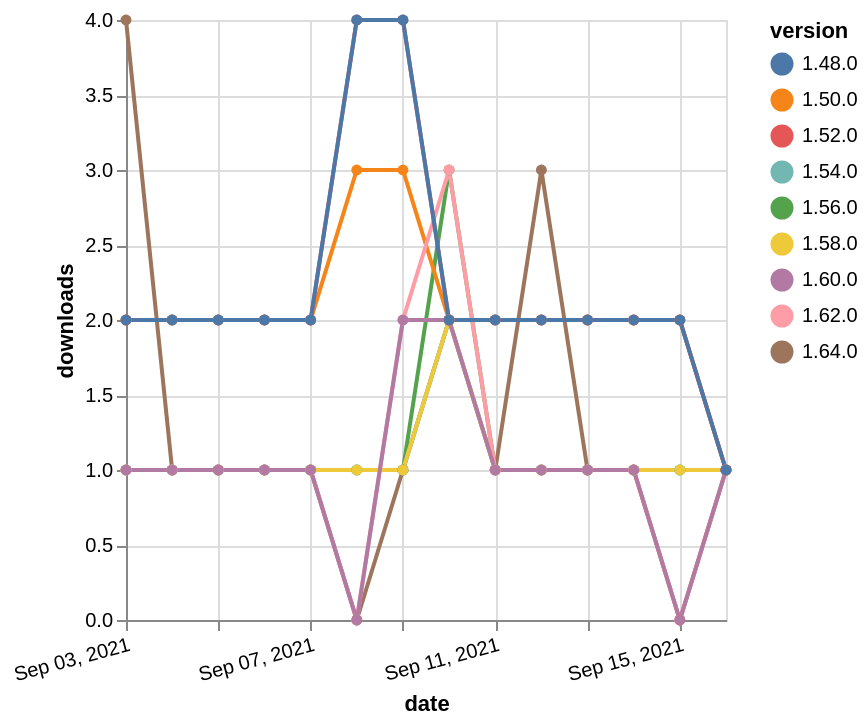

Write the Vega-Lite specification saved for this chart.
### Vega-Lite specification from a JSON file in a GitHub repository (floating-point values rounded to 4 significant figures)
{"$schema": "https://vega.github.io/schema/vega-lite/v5.json", "description": "A simple bar chart with embedded data.", "data": {"values": [{"date": "2021-09-03", "total": 329, "delta": 1, "version": "1.56.0"}, {"date": "2021-09-04", "total": 330, "delta": 1, "version": "1.56.0"}, {"date": "2021-09-05", "total": 331, "delta": 1, "version": "1.56.0"}, {"date": "2021-09-06", "total": 332, "delta": 1, "version": "1.56.0"}, {"date": "2021-09-07", "total": 333, "delta": 1, "version": "1.56.0"}, {"date": "2021-09-08", "total": 334, "delta": 1, "version": "1.56.0"}, {"date": "2021-09-09", "total": 335, "delta": 1, "version": "1.56.0"}, {"date": "2021-09-10", "total": 338, "delta": 3, "version": "1.56.0"}, {"date": "2021-09-11", "total": 339, "delta": 1, "version": "1.56.0"}, {"date": "2021-09-12", "total": 340, "delta": 1, "version": "1.56.0"}, {"date": "2021-09-13", "total": 341, "delta": 1, "version": "1.56.0"}, {"date": "2021-09-14", "total": 342, "delta": 1, "version": "1.56.0"}, {"date": "2021-09-15", "total": 343, "delta": 1, "version": "1.56.0"}, {"date": "2021-09-16", "total": 344, "delta": 1, "version": "1.56.0"}, {"date": "2021-09-03", "total": 120, "delta": 4, "version": "1.64.0"}, {"date": "2021-09-04", "total": 121, "delta": 1, "version": "1.64.0"}, {"date": "2021-09-05", "total": 122, "delta": 1, "version": "1.64.0"}, {"date": "2021-09-06", "total": 123, "delta": 1, "version": "1.64.0"}, {"date": "2021-09-07", "total": 124, "delta": 1, "version": "1.64.0"}, {"date": "2021-09-08", "total": 124, "delta": 0, "version": "1.64.0"}, {"date": "2021-09-09", "total": 125, "delta": 1, "version": "1.64.0"}, {"date": "2021-09-10", "total": 127, "delta": 2, "version": "1.64.0"}, {"date": "2021-09-11", "total": 128, "delta": 1, "version": "1.64.0"}, {"date": "2021-09-12", "total": 131, "delta": 3, "version": "1.64.0"}, {"date": "2021-09-13", "total": 132, "delta": 1, "version": "1.64.0"}, {"date": "2021-09-14", "total": 133, "delta": 1, "version": "1.64.0"}, {"date": "2021-09-15", "total": 133, "delta": 0, "version": "1.64.0"}, {"date": "2021-09-16", "total": 134, "delta": 1, "version": "1.64.0"}, {"date": "2021-09-03", "total": 235, "delta": 1, "version": "1.54.0"}, {"date": "2021-09-04", "total": 236, "delta": 1, "version": "1.54.0"}, {"date": "2021-09-05", "total": 237, "delta": 1, "version": "1.54.0"}, {"date": "2021-09-06", "total": 238, "delta": 1, "version": "1.54.0"}, {"date": "2021-09-07", "total": 239, "delta": 1, "version": "1.54.0"}, {"date": "2021-09-08", "total": 240, "delta": 1, "version": "1.54.0"}, {"date": "2021-09-09", "total": 241, "delta": 1, "version": "1.54.0"}, {"date": "2021-09-10", "total": 243, "delta": 2, "version": "1.54.0"}, {"date": "2021-09-11", "total": 244, "delta": 1, "version": "1.54.0"}, {"date": "2021-09-12", "total": 245, "delta": 1, "version": "1.54.0"}, {"date": "2021-09-13", "total": 246, "delta": 1, "version": "1.54.0"}, {"date": "2021-09-14", "total": 247, "delta": 1, "version": "1.54.0"}, {"date": "2021-09-15", "total": 248, "delta": 1, "version": "1.54.0"}, {"date": "2021-09-16", "total": 249, "delta": 1, "version": "1.54.0"}, {"date": "2021-09-03", "total": 172, "delta": 1, "version": "1.58.0"}, {"date": "2021-09-04", "total": 173, "delta": 1, "version": "1.58.0"}, {"date": "2021-09-05", "total": 174, "delta": 1, "version": "1.58.0"}, {"date": "2021-09-06", "total": 175, "delta": 1, "version": "1.58.0"}, {"date": "2021-09-07", "total": 176, "delta": 1, "version": "1.58.0"}, {"date": "2021-09-08", "total": 177, "delta": 1, "version": "1.58.0"}, {"date": "2021-09-09", "total": 178, "delta": 1, "version": "1.58.0"}, {"date": "2021-09-10", "total": 180, "delta": 2, "version": "1.58.0"}, {"date": "2021-09-11", "total": 181, "delta": 1, "version": "1.58.0"}, {"date": "2021-09-12", "total": 182, "delta": 1, "version": "1.58.0"}, {"date": "2021-09-13", "total": 183, "delta": 1, "version": "1.58.0"}, {"date": "2021-09-14", "total": 184, "delta": 1, "version": "1.58.0"}, {"date": "2021-09-15", "total": 185, "delta": 1, "version": "1.58.0"}, {"date": "2021-09-16", "total": 186, "delta": 1, "version": "1.58.0"}, {"date": "2021-09-03", "total": 2530, "delta": 2, "version": "1.50.0"}, {"date": "2021-09-04", "total": 2532, "delta": 2, "version": "1.50.0"}, {"date": "2021-09-05", "total": 2534, "delta": 2, "version": "1.50.0"}, {"date": "2021-09-06", "total": 2536, "delta": 2, "version": "1.50.0"}, {"date": "2021-09-07", "total": 2538, "delta": 2, "version": "1.50.0"}, {"date": "2021-09-08", "total": 2541, "delta": 3, "version": "1.50.0"}, {"date": "2021-09-09", "total": 2544, "delta": 3, "version": "1.50.0"}, {"date": "2021-09-10", "total": 2546, "delta": 2, "version": "1.50.0"}, {"date": "2021-09-11", "total": 2548, "delta": 2, "version": "1.50.0"}, {"date": "2021-09-12", "total": 2550, "delta": 2, "version": "1.50.0"}, {"date": "2021-09-13", "total": 2552, "delta": 2, "version": "1.50.0"}, {"date": "2021-09-14", "total": 2554, "delta": 2, "version": "1.50.0"}, {"date": "2021-09-15", "total": 2556, "delta": 2, "version": "1.50.0"}, {"date": "2021-09-16", "total": 2557, "delta": 1, "version": "1.50.0"}, {"date": "2021-09-03", "total": 180, "delta": 1, "version": "1.62.0"}, {"date": "2021-09-04", "total": 181, "delta": 1, "version": "1.62.0"}, {"date": "2021-09-05", "total": 182, "delta": 1, "version": "1.62.0"}, {"date": "2021-09-06", "total": 183, "delta": 1, "version": "1.62.0"}, {"date": "2021-09-07", "total": 184, "delta": 1, "version": "1.62.0"}, {"date": "2021-09-08", "total": 184, "delta": 0, "version": "1.62.0"}, {"date": "2021-09-09", "total": 186, "delta": 2, "version": "1.62.0"}, {"date": "2021-09-10", "total": 189, "delta": 3, "version": "1.62.0"}, {"date": "2021-09-11", "total": 190, "delta": 1, "version": "1.62.0"}, {"date": "2021-09-12", "total": 191, "delta": 1, "version": "1.62.0"}, {"date": "2021-09-13", "total": 192, "delta": 1, "version": "1.62.0"}, {"date": "2021-09-14", "total": 193, "delta": 1, "version": "1.62.0"}, {"date": "2021-09-15", "total": 193, "delta": 0, "version": "1.62.0"}, {"date": "2021-09-16", "total": 194, "delta": 1, "version": "1.62.0"}, {"date": "2021-09-03", "total": 154, "delta": 1, "version": "1.60.0"}, {"date": "2021-09-04", "total": 155, "delta": 1, "version": "1.60.0"}, {"date": "2021-09-05", "total": 156, "delta": 1, "version": "1.60.0"}, {"date": "2021-09-06", "total": 157, "delta": 1, "version": "1.60.0"}, {"date": "2021-09-07", "total": 158, "delta": 1, "version": "1.60.0"}, {"date": "2021-09-08", "total": 158, "delta": 0, "version": "1.60.0"}, {"date": "2021-09-09", "total": 160, "delta": 2, "version": "1.60.0"}, {"date": "2021-09-10", "total": 162, "delta": 2, "version": "1.60.0"}, {"date": "2021-09-11", "total": 163, "delta": 1, "version": "1.60.0"}, {"date": "2021-09-12", "total": 164, "delta": 1, "version": "1.60.0"}, {"date": "2021-09-13", "total": 165, "delta": 1, "version": "1.60.0"}, {"date": "2021-09-14", "total": 166, "delta": 1, "version": "1.60.0"}, {"date": "2021-09-15", "total": 166, "delta": 0, "version": "1.60.0"}, {"date": "2021-09-16", "total": 167, "delta": 1, "version": "1.60.0"}, {"date": "2021-09-03", "total": 2437, "delta": 2, "version": "1.52.0"}, {"date": "2021-09-04", "total": 2439, "delta": 2, "version": "1.52.0"}, {"date": "2021-09-05", "total": 2441, "delta": 2, "version": "1.52.0"}, {"date": "2021-09-06", "total": 2443, "delta": 2, "version": "1.52.0"}, {"date": "2021-09-07", "total": 2445, "delta": 2, "version": "1.52.0"}, {"date": "2021-09-08", "total": 2449, "delta": 4, "version": "1.52.0"}, {"date": "2021-09-09", "total": 2453, "delta": 4, "version": "1.52.0"}, {"date": "2021-09-10", "total": 2455, "delta": 2, "version": "1.52.0"}, {"date": "2021-09-11", "total": 2457, "delta": 2, "version": "1.52.0"}, {"date": "2021-09-12", "total": 2459, "delta": 2, "version": "1.52.0"}, {"date": "2021-09-13", "total": 2461, "delta": 2, "version": "1.52.0"}, {"date": "2021-09-14", "total": 2463, "delta": 2, "version": "1.52.0"}, {"date": "2021-09-15", "total": 2465, "delta": 2, "version": "1.52.0"}, {"date": "2021-09-16", "total": 2466, "delta": 1, "version": "1.52.0"}, {"date": "2021-09-03", "total": 3029, "delta": 2, "version": "1.48.0"}, {"date": "2021-09-04", "total": 3031, "delta": 2, "version": "1.48.0"}, {"date": "2021-09-05", "total": 3033, "delta": 2, "version": "1.48.0"}, {"date": "2021-09-06", "total": 3035, "delta": 2, "version": "1.48.0"}, {"date": "2021-09-07", "total": 3037, "delta": 2, "version": "1.48.0"}, {"date": "2021-09-08", "total": 3041, "delta": 4, "version": "1.48.0"}, {"date": "2021-09-09", "total": 3045, "delta": 4, "version": "1.48.0"}, {"date": "2021-09-10", "total": 3047, "delta": 2, "version": "1.48.0"}, {"date": "2021-09-11", "total": 3049, "delta": 2, "version": "1.48.0"}, {"date": "2021-09-12", "total": 3051, "delta": 2, "version": "1.48.0"}, {"date": "2021-09-13", "total": 3053, "delta": 2, "version": "1.48.0"}, {"date": "2021-09-14", "total": 3055, "delta": 2, "version": "1.48.0"}, {"date": "2021-09-15", "total": 3057, "delta": 2, "version": "1.48.0"}, {"date": "2021-09-16", "total": 3058, "delta": 1, "version": "1.48.0"}]}, "width": "container", "mark": {"type": "line", "point": {"filled": true}}, "encoding": {"x": {"field": "date", "type": "temporal", "timeUnit": "yearmonthdate", "title": "date", "axis": {"labelAngle": -15}}, "y": {"field": "delta", "type": "quantitative", "title": "downloads"}, "color": {"field": "version", "type": "nominal"}, "tooltip": {"field": "delta"}}}
